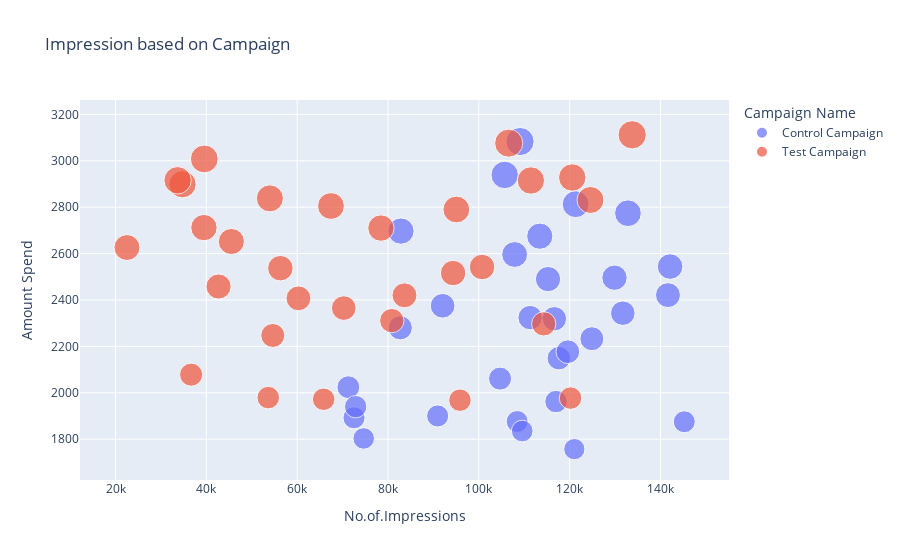

Source (notebook cell):
### Code cell
fig1 = px.scatter(ab_data, x='No.of.Impressions', y='Amount Spend', 
                color ='Campaign Name', 
                size = 'Amount Spend', 
                title='Impression based on Campaign')

fig1.show()

### Figure 1 — Plotly figure (JSON) as saved in the notebook; plotly's stock layout.template omitted (floating-point values rounded to 4 significant figures)
{"data": [{"hovertemplate": "Campaign Name=Control Campaign<br>No.of.Impressions=%{x}<br>Amount Spend=%{marker.size}<extra></extra>", "legendgroup": "Control Campaign", "marker": {"color": "#636efa", "size": [2280, 2149, 2490, 2319, 2697, 1875, 2774, 2024, 2177, 1876, 2596, 1757, 2675, 1803, 2939, 2496, 1892, 1962, 2233, 2061, 2421, 2375, 2343, 2324, 1940, 1835, 3083, 2544, 1900, 2813], "sizemode": "area", "sizeref": 7.78, "symbol": "circle"}, "mode": "markers", "name": "Control Campaign", "orientation": "v", "showlegend": true, "type": "scatter", "x": [82702, 117624, 115247, 116639, 82847, 145248, 132845, 71274, 119612, 108452, 107890, 121040, 113430, 74654, 105705, 129880, 72515, 117006, 124897, 104678, 141654, 92029, 131711, 111306, 72878, 109600.0, 109076, 142123, 90939, 121332], "xaxis": "x", "y": [2280, 2149, 2490, 2319, 2697, 1875, 2774, 2024, 2177, 1876, 2596, 1757, 2675, 1803, 2939, 2496, 1892, 1962, 2233, 2061, 2421, 2375, 2343, 2324, 1940, 1835, 3083, 2544, 1900, 2813], "yaxis": "y"}, {"hovertemplate": "Campaign Name=Test Campaign<br>No.of.Impressions=%{x}<br>Amount Spend=%{marker.size}<extra></extra>", "legendgroup": "Test Campaign", "marker": {"color": "#EF553B", "size": [3008, 2790, 2420, 2831, 1972, 2537, 2516, 3076, 1968, 1979, 2626, 2542, 2712, 3112, 2899, 2407, 2078, 2928, 2311, 2915, 2247, 2805, 2365, 1977, 2710, 2297, 2458, 2838, 2916, 2652], "sizemode": "area", "sizeref": 7.78, "symbol": "circle"}, "mode": "markers", "name": "Test Campaign", "orientation": "v", "showlegend": true, "type": "scatter", "x": [39550, 95054, 83633, 124591, 65827, 56304, 94338, 106584, 95843, 53632, 22521, 100719, 39470, 133771, 34752, 60286, 36650, 120576, 80841, 111469, 54627, 67444, 70263, 120203, 78451, 114295, 42684, 53986, 33669, 45511], "xaxis": "x", "y": [3008, 2790, 2420, 2831, 1972, 2537, 2516, 3076, 1968, 1979, 2626, 2542, 2712, 3112, 2899, 2407, 2078, 2928, 2311, 2915, 2247, 2805, 2365, 1977, 2710, 2297, 2458, 2838, 2916, 2652], "yaxis": "y"}], "layout": {"legend": {"itemsizing": "constant", "title": {"text": "Campaign Name"}, "tracegroupgap": 0}, "title": {"text": "Impression based on Campaign"}, "xaxis": {"anchor": "y", "domain": [0, 1], "title": {"text": "No.of.Impressions"}}, "yaxis": {"anchor": "x", "domain": [0, 1], "title": {"text": "Amount Spend"}}}}
